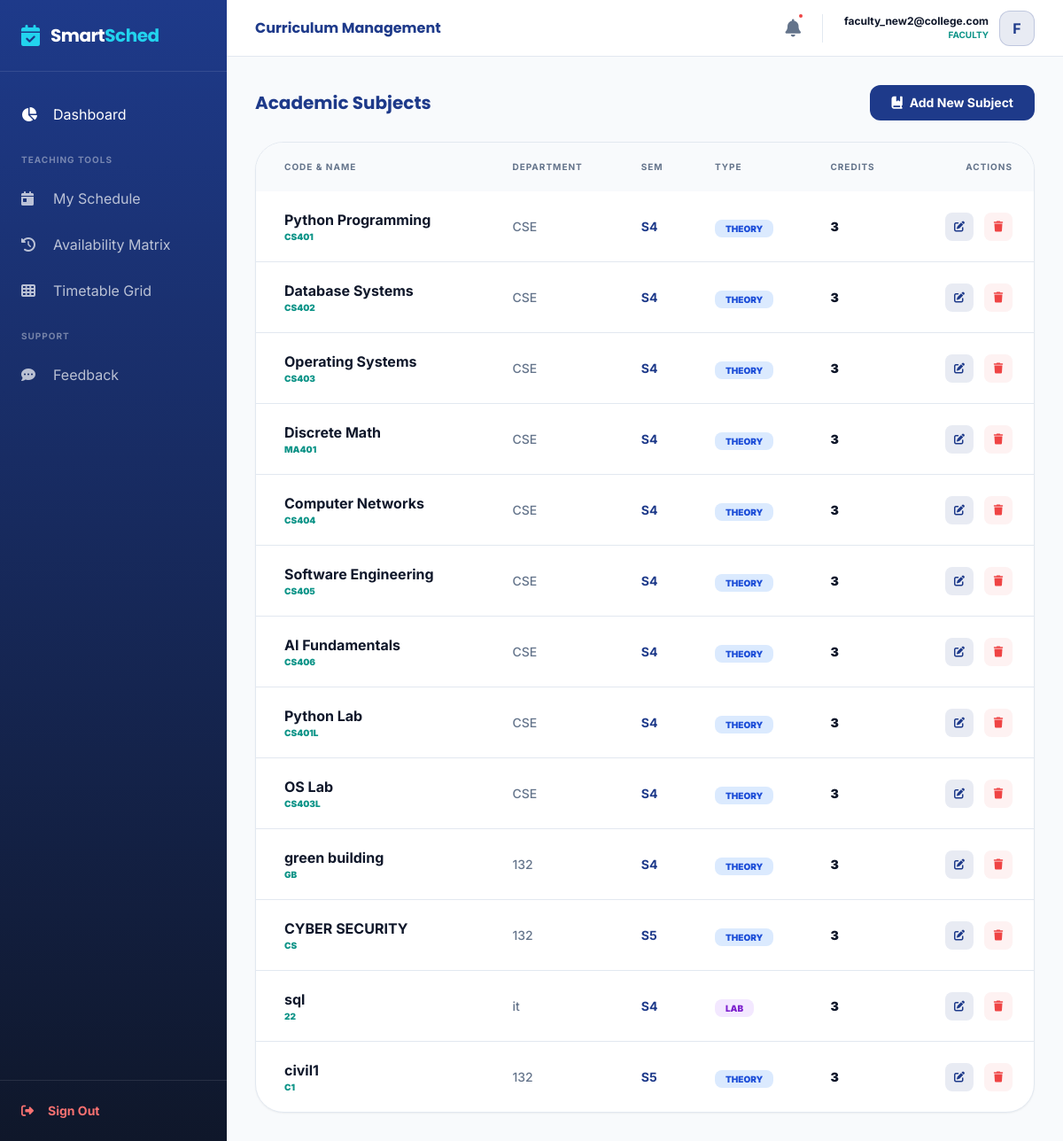
The page /core/subjects/ (signed in) on the database as committed earlier.
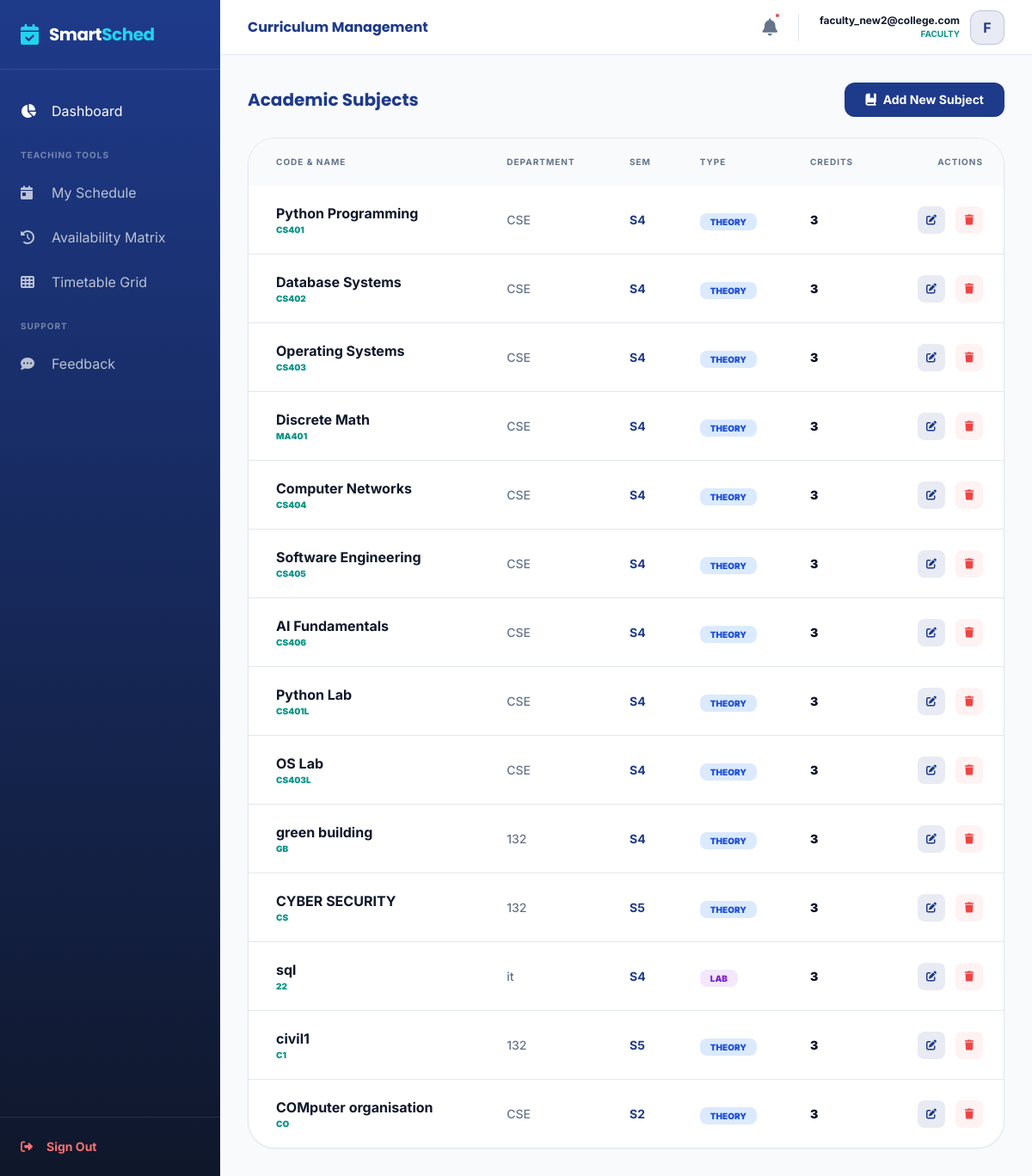
The same page on the database as committed later.
### accounts/models.py (models this page shows, shortened)
class User(AbstractUser):
    ADMIN = 'admin'
    FACULTY = 'faculty'
    ROLE_CHOICES = [
        (ADMIN, 'Admin/HOD'),
        (FACULTY, 'Faculty/User'),
    ]
    username = None
    email = models.EmailField(unique=True)
    role = models.CharField(max_length=10, choices=ROLE_CHOICES, default=FACULTY)
    profile_picture = models.ImageField(upload_to='profiles/', null=True, blank=True)
    is_verified = models.BooleanField(default=False)
    login_count = models.PositiveIntegerField(default=0)
    USERNAME_FIELD = 'email'
    REQUIRED_FIELDS = []
    objects = CustomUserManager()

### core/models.py (models this page shows, shortened)
class Subject(models.Model):
    SUBJECT_TYPES = [('theory', 'Theory'), ('lab', 'Laboratory')]
    name = models.CharField(max_length=100)
    code = models.CharField(max_length=20, unique=True)
    department = models.ForeignKey(Department, on_delete=models.CASCADE)
    semester = models.ForeignKey(Semester, on_delete=models.CASCADE)
    subject_type = models.CharField(max_length=10, choices=SUBJECT_TYPES, default='theory')
    credit_hours = models.PositiveIntegerField(default=3)
    classes_per_week = models.PositiveIntegerField(default=3)

class Department(models.Model):
    name = models.CharField(max_length=100, unique=True)
    code = models.CharField(max_length=10, unique=True) # e.g., CSE, MECH
    created_at = models.DateTimeField(auto_now_add=True)

class Semester(models.Model):
    number = models.PositiveSmallIntegerField() # 1 to 8
    academic_year = models.CharField(max_length=20) # e.g., 2025-2026

### core/views.py (the view)
# urls.py: path('subjects/', views.SubjectListView.as_view(), name='subject_list'),
class SubjectListView(LoginRequiredMixin, ListView):
    model = Subject
    template_name = 'core/subject_list.html'
    context_object_name = 'subjects'

### templates/core/subject_list.html (shortened to what this page needs)
{% extends 'base_dashboard.html' %}
{% block header_title %}Curriculum Management{% endblock %}
{% block content %}
<div class="space-y-6 fade-in-up">
    <div class="flex justify-between items-center">
        <h2 class="font-display text-xl font-bold text-primary">Academic Subjects</h2>
        <a href="{% url 'subject_add' %}" class="btn-glow bg-primary text-white px-6 py-2.5 rounded-xl text-sm font-bold flex items-center gap-2">
            <i class="fa-solid fa-book-bookmark"></i> Add New Subject
        </a>
    </div>
    <div class="bg-white rounded-[32px] border border-borderSubtle shadow-sm overflow-hidden">
        <table class="w-full text-left">
            <thead class="bg-bgSoft text-textGray text-[10px] font-bold uppercase tracking-widest">
                <tr>
                    <th class="px-8 py-5">Code & Name</th>
                    <th class="px-6 py-5">Department</th>
                    <th class="px-6 py-5">Sem</th>
                    <th class="px-6 py-5">Type</th>
                    <th class="px-6 py-5">Credits</th>
                    <th class="px-6 py-5 text-right">Actions</th>
                </tr>
            </thead>
            <tbody class="divide-y divide-borderSubtle">
                {% for subject in subjects %}
                <tr class="hover:bg-bgSoft/30 transition-colors group">
                    <td class="px-8 py-5">
                        <p class="font-bold text-textDark">{{ subject.name }}</p>
                        <p class="text-[10px] font-black text-secondary uppercase">{{ subject.code }}</p>
                    </td>
                    <td class="px-6 py-5 text-sm font-medium text-textGray">{{ subject.department.code }}</td>
                    <td class="px-6 py-5 text-sm font-bold text-primary">S{{ subject.semester.number }}</td>
                    <td class="px-6 py-5">
                        <span class="px-3 py-1 rounded-lg text-[10px] font-black uppercase {% if subject.subject_type == 'theory' %}bg-blue-100 text-blue-700{% else %}bg-purple-100 text-purple-700{% endif %}">
                            {{ subject.subject_type }}
                        </span>
                    </td>
                    <td class="px-6 py-5 text-sm font-black text-textDark">{{ subject.credit_hours }}</td>
                    <td class="px-6 py-5 text-right">
                        <div class="flex justify-end gap-3">
                            <a href="{% url 'subject_edit' subject.pk %}"
                               class="w-8 h-8 bg-primary/10 text-primary rounded-lg flex items-center justify-center hover:bg-primary hover:text-white transition-all"
                               title="Edit Subject">
                                <i class="fa-solid fa-pen-to-square text-xs"></i>
                            </a>
                            <a href="{% url 'subject_delete' subject.pk %}"
                               class="w-8 h-8 bg-red-50 text-red-500 rounded-lg flex items-center justify-center hover:bg-red-500 hover:text-white transition-all"
                               title="Delete Subject">
                                <i class="fa-solid fa-trash text-xs"></i>
                            </a>
                        </div>
                    </td>
                </tr>
                {% empty %}
                <tr>
                    <td colspan="6" class="px-6 py-20 text-center text-textGray font-medium italic">No subjects registered yet.</td>
                </tr>
                {% endfor %}
            </tbody>
        </table>
    </div>
</div>
{% endblock %}

### templates/base_dashboard.html (shortened to what this page needs)
{% load static %}
<!DOCTYPE html>
<html lang="en">
<head>
    <script src="https://cdn.tailwindcss.com"></script>
    <link rel="stylesheet" href="https://cdnjs.cloudflare.com/ajax/libs/font-awesome/6.4.0/css/all.min.css">
</head>
<body class="bg-bgSoft font-sans text-textDark">
    <aside class="fixed inset-y-0 left-0 w-64 sidebar-gradient text-white hidden md:flex flex-col z-50">
        <div class="p-6 border-b border-white/10">
            <a href="/" class="flex items-center gap-3">
                <i class="fa-solid fa-calendar-check text-highlight text-2xl"></i>
                <span class="font-display text-xl font-bold tracking-tight">Smart<span
                        class="text-highlight">Sched</span></span>
            </a>
        </div>
        <nav class="flex-grow py-6 space-y-1">
            <a href="{% if user.role == 'admin' %}{% url 'admin_dashboard' %}{% else %}{% url 'user_dashboard' %}{% endif %}"
                class="flex items-center gap-4 px-6 py-3 hover:bg-white/5 transition-all {% if 'dashboard' in request.path %}nav-active{% endif %}">
                <i class="fa-solid fa-chart-pie w-5"></i> Dashboard
            </a>
            {% if user.role == 'admin' %}
            <div class="px-6 pt-4 pb-2 text-[10px] font-bold text-white/40 uppercase tracking-widest">Academic Core
            </div>
            <div class="px-6 pt-4 pb-2 text-[10px] font-bold text-white/40 uppercase tracking-widest">Academic Core
            </div>
            <a href="{% url 'department_list' %}"
                class="flex items-center gap-4 px-6 py-3 hover:bg-white/5 transition-all text-white/70 {% if 'department' in request.path %}nav-active{% endif %}">
                <i class="fa-solid fa-sitemap w-5"></i> Departments
            </a>
            <a href="{% url 'semester_add' %}"
                class="flex items-center gap-4 px-6 py-3 hover:bg-white/5 transition-all text-white/70 {% if 'semester' in request.path %}nav-active{% endif %}">
                <i class="fa-solid fa-layer-group w-5"></i> Semesters
            </a>
            <a href="{% url 'section_add' %}"
                class="flex items-center gap-4 px-6 py-3 hover:bg-white/5 transition-all text-white/70 {% if 'section' in request.path %}nav-active{% endif %}">
                <i class="fa-solid fa-users-rectangle w-5"></i> Sections
            </a>
            <a href="{% url 'classroom_list' %}"
                class="flex items-center gap-4 px-6 py-3 hover:bg-white/5 transition-all text-white/70 {% if 'classroom' in request.path %}nav-active{% endif %}">
                <i class="fa-solid fa-door-open w-5"></i> Classrooms
            </a>
            <a href="{% url 'subject_list' %}"
                class="flex items-center gap-4 px-6 py-3 hover:bg-white/5 transition-all text-white/70 {% if 'subject' in request.path %}nav-active{% endif %}">
                <i class="fa-solid fa-book w-5"></i> Subjects
            </a>
            <div class="px-6 pt-4 pb-2 text-[10px] font-bold text-white/40 uppercase tracking-widest">Planning</div>
            <a href="{% url 'faculty_list' %}"
                class="flex items-center gap-4 px-6 py-3 hover:bg-white/5 transition-all text-white/70 {% if 'faculty' in request.path %}nav-active{% endif %}">
                <i class="fa-solid fa-user-tie w-5"></i> Faculty
            </a>
            <a href="{% url 'generate_timetable' %}"
                class="flex items-center gap-4 px-6 py-3 hover:bg-white/5 transition-all text-white/70 {% if 'generate' in request.path %}nav-active{% endif %}">
                <i class="fa-solid fa-wand-magic-sparkles w-5"></i> Scheduler
            </a>
            {% else %}
            <div class="px-6 pt-4 pb-2 text-[10px] font-bold text-white/40 uppercase tracking-widest">Teaching Tools
            </div>
            <a href="{% url 'user_dashboard' %}"
                class="flex items-center gap-4 px-6 py-3 hover:bg-white/5 transition-all text-white/70 {% if 'user_dashboard' in request.resolver_match.url_name %}nav-active{% endif %}">
                <i class="fa-solid fa-calendar-day w-5"></i> My Schedule
            </a>
            <a href="{% url 'faculty_availability' %}"
                class="flex items-center gap-4 px-6 py-3 hover:bg-white/5 transition-all text-white/70 {% if 'availability' in request.path %}nav-active{% endif %}">
                <i class="fa-solid fa-clock-rotate-left w-5"></i> Availability Matrix
            </a>
            {% endif %}
            <a href="{% url 'timetable_view' %}"
                class="flex items-center gap-4 px-6 py-3 hover:bg-white/5 transition-all text-white/70 {% if 'view' in request.path and 'timetable' in request.path %}nav-active{% endif %}">
                <i class="fa-solid fa-table-cells w-5"></i> Timetable Grid
            </a>
            <div class="px-6 pt-4 pb-2 text-[10px] font-bold text-white/40 uppercase tracking-widest">Support</div>
            <a href="{% if user.role == 'admin' %}{% url 'admin_feedback_list' %}{% else %}{% url 'feedback_create' %}{% endif %}"
                class="flex items-center gap-4 px-6 py-3 hover:bg-white/5 transition-all text-white/70 {% if 'feedback' in request.path %}nav-active{% endif %}">
                <i class="fa-solid fa-comment-dots w-5"></i> Feedback
            </a>
        </nav>
        <div class="p-6 border-t border-white/10">
            <a href="{% url 'logout' %}"
                class="flex items-center gap-4 text-red-400 hover:text-red-300 text-sm font-bold transition-colors">
                <i class="fa-solid fa-right-from-bracket"></i> Sign Out
            </a>
        </div>
    </aside>
    <div class="md:ml-64 flex flex-col min-h-screen">
        <header
            class="h-16 bg-white border-b border-borderSubtle flex items-center justify-between px-8 sticky top-0 z-40">
            <h1 class="font-display font-bold text-primary">{% block header_title %}System Overview{% endblock %}</h1>
            <div class="flex items-center gap-6">
                <a href="{% url 'notification_list' %}"
                    class="relative text-textGray hover:text-primary transition-colors">
                    <i class="fa-solid fa-bell text-xl"></i>
                    {% if user.notifications.all %}
                    {% if not user.notifications.first.is_read %}
                    <span class="absolute -top-1 -right-1 w-2 h-2 bg-red-500 rounded-full border-2 border-white"></span>
                    {% endif %}
                    {% endif %}
                </a>
                <div class="flex items-center gap-3">
                    <div class="text-right hidden sm:block">
                        <p class="text-xs font-bold text-textDark">{{ user.email }}</p>
                        <p class="text-[10px] font-bold text-secondary uppercase">{{ user.role }}</p>
                    </div>
                    <div
                        class="w-10 h-10 bg-primary/10 rounded-xl flex items-center justify-center text-primary font-bold border border-primary/20">
                        {{ user.email|slice:":1"|upper }}
                    </div>
                </div>
            </div>
        </header>
        <main class="p-8">
            {% block content %}{% endblock %}
        </main>
    </div>
</body>
</html>

### templates/base_dashboard.html (style rules this page uses)
.sidebar-gradient { background: linear-gradient(180deg, #1E3A8A 0%, #0F172A 100%); }
.fade-in-up { animation: fadeInUp 0.5s ease-out forwards; }

Rows that differ between the two databases and show on the page:
added Subject: name "COMputer organisation", code "CO", department.code "CSE", semester.number "2", subject_type "THEORY", credit_hours "3"
